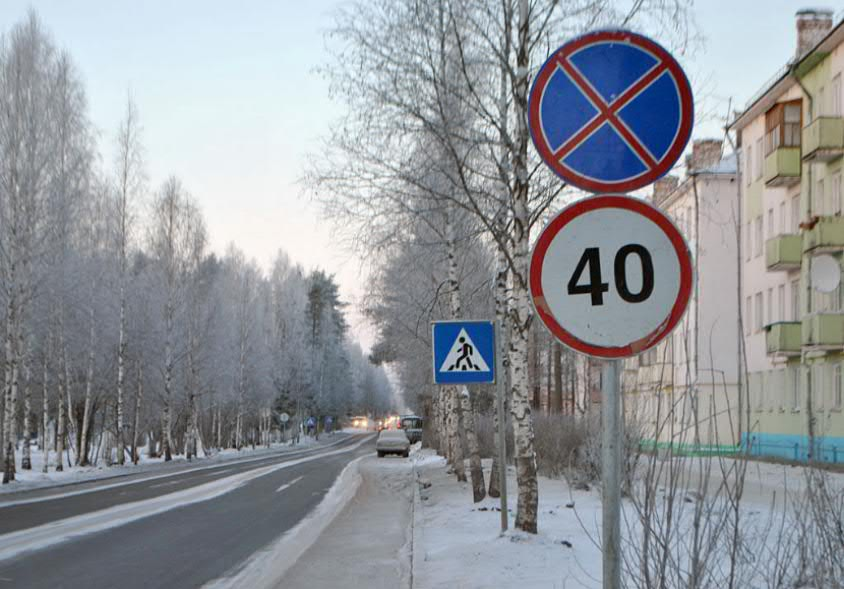
#> input picture src/picture_1.jpg, 844 x 589 px, given in place of the camera
$ python input_video_tools.py
#> lines starting #> are read from the running program, lines starting #| are printed output that depends on the picture; after the words box and inside, x2 and y2 are one past the last pixel; in counts of white or black regions, pixels touching at a corner belong together
import cv2 as cv


def nothing(x):
    pass


def rotate_image(image, angle):
    (w, h) = image.shape
    center = (w // 2, h // 2)
    rotation_mat = cv.getRotationMatrix2D(center, angle, 1.0)

    angle_cos = abs(rotation_mat[0, 0])
    angle_sin = abs(rotation_mat[0, 1])

    # count width and height bounds
    w_rotated_not_cropped = int(w * angle_cos + h * angle_sin)
    h_rotated_not_cropped = int(w * angle_sin + h * angle_cos)

    # subtract old image center (bringing image back to origo) and adding the new image center coordinates
    rotation_mat[0, 2] += w_rotated_not_cropped / 2 - center[0]
    rotation_mat[1, 2] += h_rotated_not_cropped / 2 - center[1]

    return cv.warpAffine(image, rotation_mat, (w_rotated_not_cropped, h_rotated_not_cropped))


def open_video():
    video = cv.VideoCapture(-1)

    if video.isOpened():
        while True:
            check, frame = video.read()
#> frame is the input picture: shape (589, 844, 3); mean B, G, R 154.9, 149.6, 145.6
            if check:
                open_input_video_frame(frame)
                key = cv.waitKey(50)
                if key == ord('q'):
                    break
            else:
                print('Frame not available')
                print(video.isOpened())


def open_input_video_frame(frame):
    cv.namedWindow('result')

    cv.createTrackbar('minB', 'result', 0, 255, nothing)
#> slider 'minB' is set to 51
    cv.createTrackbar('minG', 'result', 0, 255, nothing)
#> slider 'minG' is set to 51
    cv.createTrackbar('minR', 'result', 0, 255, nothing)
#> slider 'minR' is set to 51

    cv.createTrackbar('maxB', 'result', 0, 255, nothing)
#> slider 'maxB' is set to 255
    cv.createTrackbar('maxG', 'result', 0, 255, nothing)
#> slider 'maxG' is set to 255
    cv.createTrackbar('maxR', 'result', 0, 255, nothing)
#> slider 'maxR' is set to 255

    cv.createTrackbar('blurSize', 'result', 0, 20, nothing)
#> slider 'blurSize' is set to 6

    minB = cv.getTrackbarPos('minB', 'result')
    minG = cv.getTrackbarPos('minG', 'result')
    minR = cv.getTrackbarPos('minR', 'result')
    maxB = cv.getTrackbarPos('maxB', 'result')
    maxG = cv.getTrackbarPos('maxG', 'result')
    maxR = cv.getTrackbarPos('maxR', 'result')

    result = frame.copy()
    blurSize = cv.getTrackbarPos('blurSize', 'result')

    if blurSize > 1 & blurSize % 2 == 1:
        result = cv.GaussianBlur(result, (blurSize, blurSize), 0)

    maskFrame = cv.inRange(result, (minB, minG, minR), (maxB, maxG, maxR))
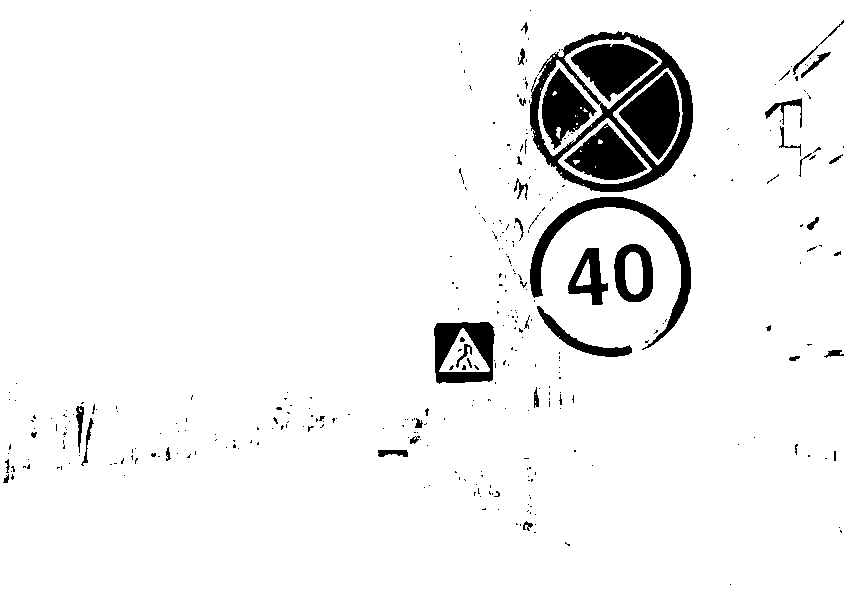
#> maskFrame: shape (589, 844); 94.3% white; 341 black regions (295 under 20 px), largest, box (x1, y1, x2, y2) and area: (530, 31, 693, 192) 5607, (530, 197, 691, 350) 3285, (619, 72, 680, 160) 3009
    cv.imshow('mask', maskFrame)

    result = cv.bitwise_and(result, frame, mask=maskFrame)
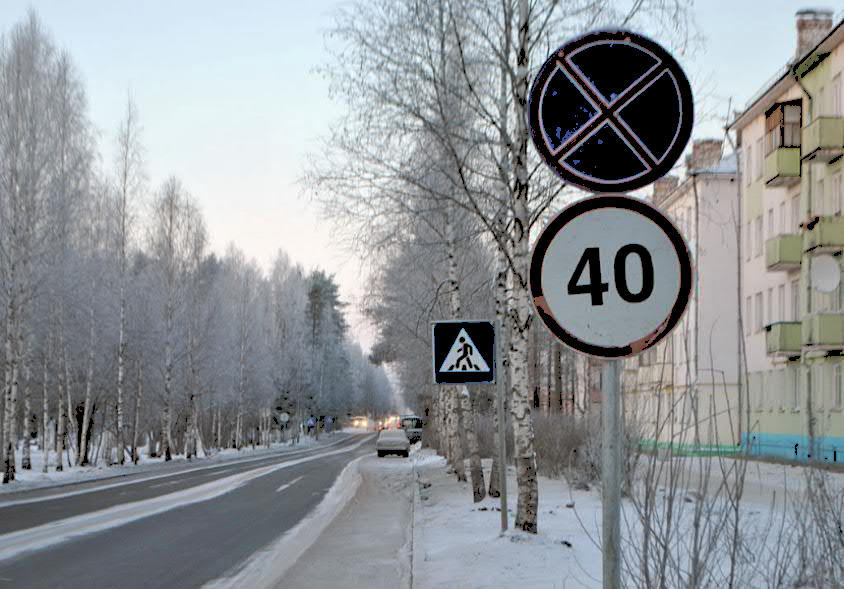
#> result: shape (589, 844, 3); mean B, G, R 150.4, 146.8, 142.5
    cv.imshow('result', result)


open_video()
#> (key q is pressed here)
cv.waitKey(0)
